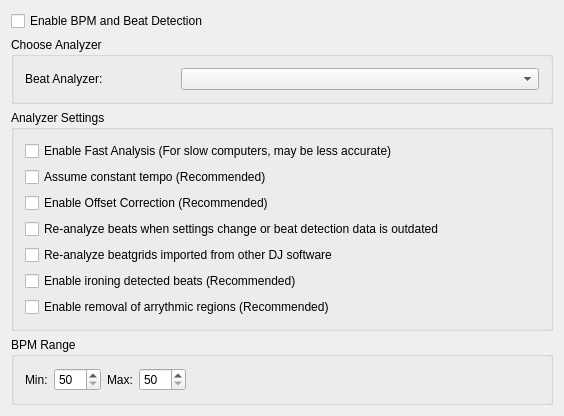
<?xml version="1.0" encoding="UTF-8"?>
<ui version="4.0">
 <class>DlgBeatsDlg</class>
 <widget class="QWidget" name="DlgBeatsDlg">
  <property name="geometry">
   <rect>
    <x>0</x>
    <y>0</y>
    <width>564</width>
    <height>400</height>
   </rect>
  </property>
  <property name="windowTitle">
   <string>Beat Detection Preferences</string>
  </property>
  <layout class="QGridLayout" name="gridLayout">
   <item row="0" column="0">
    <widget class="QCheckBox" name="checkBoxAnalyzerEnabled">
     <property name="toolTip">
      <string>When beat detection is enabled, Mixxx detects the beats per minute and beats of your tracks,
automatically shows a beat-grid for them, and allows you to synchronize tracks using their beat information.</string>
     </property>
     <property name="text">
      <string>Enable BPM and Beat Detection</string>
     </property>
    </widget>
   </item>
   <item row="5" column="0">
    <spacer name="verticalSpacer">
     <property name="orientation">
      <enum>Qt::Vertical</enum>
     </property>
     <property name="sizeHint" stdset="0">
      <size>
       <width>20</width>
       <height>40</height>
      </size>
     </property>
    </spacer>
   </item>
   <item row="4" column="0">
    <widget class="QGroupBox" name="groupBox_3">
     <property name="title">
      <string>BPM Range</string>
     </property>
     <layout class="QHBoxLayout" name="horizontalLayout_2">
      <item>
       <widget class="QLabel" name="label_2">
        <property name="text">
         <string>Min:</string>
        </property>
       </widget>
      </item>
      <item>
       <widget class="QSpinBox" name="txtMinBpm">
        <property name="toolTip">
         <string/>
        </property>
        <property name="minimum">
         <number>50</number>
        </property>
        <property name="maximum">
         <number>200</number>
        </property>
       </widget>
      </item>
      <item>
       <widget class="QLabel" name="label_3">
        <property name="text">
         <string>Max:</string>
        </property>
       </widget>
      </item>
      <item>
       <widget class="QSpinBox" name="txtMaxBpm">
        <property name="minimum">
         <number>50</number>
        </property>
        <property name="maximum">
         <number>300</number>
        </property>
       </widget>
      </item>
      <item>
       <spacer name="horizontalSpacer">
        <property name="orientation">
         <enum>Qt::Horizontal</enum>
        </property>
        <property name="sizeHint" stdset="0">
         <size>
          <width>40</width>
          <height>20</height>
         </size>
        </property>
       </spacer>
      </item>
     </layout>
    </widget>
   </item>
   <item row="3" column="0">
    <widget class="QGroupBox" name="groupBox_2">
     <property name="title">
      <string>Analyzer Settings</string>
     </property>
     <layout class="QVBoxLayout" name="verticalLayout">
      <item>
       <widget class="QCheckBox" name="checkBoxFastAnalysis">
        <property name="toolTip">
         <string>Enable fast beat detection.
If activated Mixxx only analyzes the first minute of a track for beat information.
This can speed up beat detection on slower computers but may result in lower quality beatgrids.</string>
        </property>
        <property name="text">
         <string>Enable Fast Analysis (For slow computers, may be less accurate)</string>
        </property>
       </widget>
      </item>
      <item>
       <widget class="QCheckBox" name="checkBoxFixedTempo">
        <property name="toolTip">
         <string>Converts beats detected by the analyzer into a fixed-tempo beatgrid.
Use this setting if your tracks have a constant tempo (e.g. most electronic music).
Often results in higher quality beatgrids, but will not do well on tracks that have tempo shifts.</string>
        </property>
        <property name="text">
         <string>Assume constant tempo (Recommended)</string>
        </property>
       </widget>
      </item>
      <item>
       <widget class="QCheckBox" name="checkBoxOffsetCorr">
        <property name="toolTip">
         <string>Attempts to correct the phase (first beat) of fixed-tempo beatgrids
by analyzing the beats to discard outliers.</string>
        </property>
        <property name="text">
         <string>Enable Offset Correction (Recommended)</string>
        </property>
       </widget>
      </item>
      <item>
       <widget class="QCheckBox" name="checkBoxReanalyse">
        <property name="toolTip">
         <string>e.g. from 3rd-party programs or Mixxx versions before 1.11.
(Not checked: Analyze only, if no beats exist.)</string>
        </property>
        <property name="text">
         <string>Re-analyze beats when settings change or beat detection data is outdated</string>
        </property>
       </widget>
      </item>
      <item>
       <widget class="QCheckBox" name="checkBoxReanalyseImported">
        <property name="text">
         <string>Re-analyze beatgrids imported from other DJ software</string>
        </property>
       </widget>
      </item>
      <item>
       <widget class="QCheckBox" name="checkBoxIron">
        <property name="toolTip">
         <string>&lt;html&gt;&lt;head/&gt;&lt;body&gt;&lt;p&gt;The detected beats outputed by the Queen Mary algorithm fluctuates around a center tempo value. Attempts to remove unintended tempo variations by making the longest possible sequence of equidistant beats that fall within a +-25ms phase error of a const tempo, which should sound unnoticeable.&lt;/p&gt;&lt;/body&gt;&lt;/html&gt;</string>
        </property>
        <property name="text">
         <string>Enable ironing detected beats (Recommended)</string>
        </property>
       </widget>
      </item>
      <item>
       <widget class="QCheckBox" name="checkBoxRemoveArrythmic">
        <property name="toolTip">
         <string>&lt;html&gt;&lt;head/&gt;&lt;body&gt;&lt;p&gt;Sometimes - especially on percussion free, such as ambient music, or effects heavy regions, such as builds and breaks of EDM - the detector fails to keep track of the steady pulse and will deviate from the metronome tempo. Attempts to remove the beats on these outliers tempo values by making them conform to the previous and next stable detected tempo if they are the same and regions is small.&lt;/p&gt;&lt;/body&gt;&lt;/html&gt;</string>
        </property>
        <property name="text">
         <string>Enable removal of arrythmic regions (Recommended)</string>
        </property>
       </widget>
      </item>
     </layout>
    </widget>
   </item>
   <item row="2" column="0">
    <widget class="QGroupBox" name="groupBox">
     <property name="title">
      <string>Choose Analyzer</string>
     </property>
     <property name="alignment">
      <set>Qt::AlignLeading|Qt::AlignLeft|Qt::AlignTop</set>
     </property>
     <layout class="QHBoxLayout" name="horizontalLayout">
      <item>
       <widget class="QLabel" name="label">
        <property name="minimumSize">
         <size>
          <width>150</width>
          <height>0</height>
         </size>
        </property>
        <property name="maximumSize">
         <size>
          <width>120</width>
          <height>16777215</height>
         </size>
        </property>
        <property name="text">
         <string>Beat Analyzer:</string>
        </property>
       </widget>
      </item>
      <item>
       <widget class="QComboBox" name="comboBoxBeatPlugin">
        <property name="minimumSize">
         <size>
          <width>200</width>
          <height>0</height>
         </size>
        </property>
        <property name="maximumSize">
         <size>
          <width>2600</width>
          <height>26</height>
         </size>
        </property>
        <property name="toolTip">
         <string>Choose between different algorithms to detect beats.</string>
        </property>
        <property name="layoutDirection">
         <enum>Qt::LeftToRight</enum>
        </property>
       </widget>
      </item>
     </layout>
    </widget>
   </item>
  </layout>
 </widget>
 <layoutdefault spacing="6" margin="11"/>
 <tabstops>
  <tabstop>checkBoxAnalyzerEnabled</tabstop>
  <tabstop>comboBoxBeatPlugin</tabstop>
  <tabstop>checkBoxFastAnalysis</tabstop>
  <tabstop>checkBoxFixedTempo</tabstop>
  <tabstop>checkBoxOffsetCorr</tabstop>
  <tabstop>checkBoxReanalyse</tabstop>
  <tabstop>checkBoxReanalyseImported</tabstop>
  <tabstop>txtMinBpm</tabstop>
  <tabstop>txtMaxBpm</tabstop>
 </tabstops>
 <resources/>
 <connections/>
</ui>
